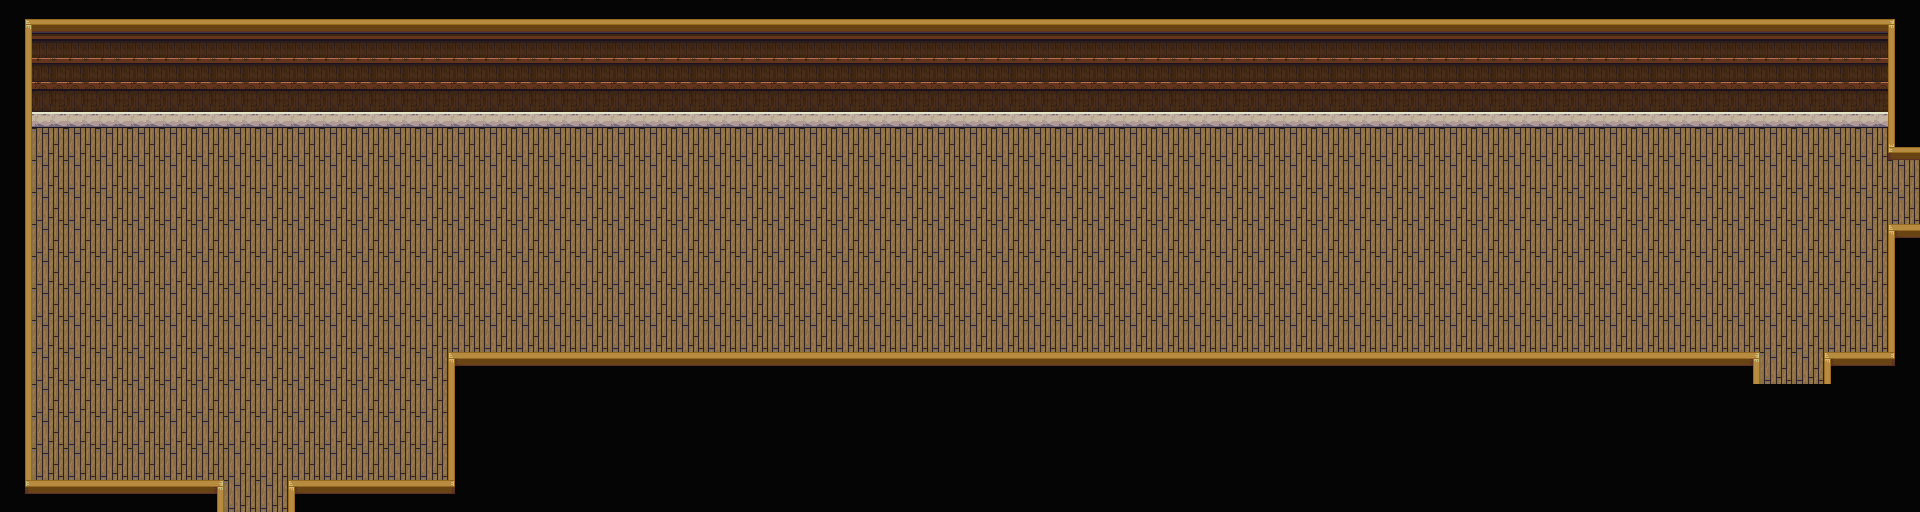

Below is a game level as drawn by its tile map, then a one-line description and the .tmx file that defines it, in full:
An orthogonal 60x16 tile map with 32x32 px tiles, 1 tile layer (U_Background), 2 tilesets and 12 objects (village1, corridor, village1-garden).

<map version="1.2" tiledversion="1.2.5" orientation="orthogonal" renderorder="right-down" width="60" height="16" tilewidth="32" tileheight="32" infinite="0" nextlayerid="4" nextobjectid="16">
 <tileset firstgid="1" source="Indoor.tsx" />
 <tileset firstgid="769" source="Indoor.tsx" />
 <layer id="1" name="U_Background" width="60" height="16">
  <data encoding="csv">
338,340,340,340,340,340,340,340,340,340,340,340,340,340,340,340,340,340,340,340,340,340,340,340,340,340,340,340,340,340,340,340,340,340,340,340,340,340,340,340,340,340,340,340,340,340,340,340,340,340,340,340,340,340,340,340,340,340,340,337,
317,225,225,225,225,225,225,225,225,225,225,225,225,225,225,225,225,225,225,225,225,225,225,225,225,225,225,225,225,225,225,225,225,225,225,225,225,225,225,225,225,225,225,225,225,225,225,225,225,225,225,225,225,225,225,225,225,225,225,315,
317,249,249,249,249,249,249,249,249,249,249,249,249,249,249,249,249,249,249,249,249,249,249,249,249,249,249,249,249,249,249,249,249,249,249,249,249,249,249,249,249,249,249,249,249,249,249,249,249,249,249,249,249,249,249,249,249,249,249,315,
317,273,273,273,273,273,273,273,273,273,273,273,273,273,273,273,273,273,273,273,273,273,273,273,273,273,273,273,273,273,273,273,273,273,273,273,273,273,273,273,273,273,273,273,273,273,273,273,273,273,273,273,273,273,273,273,273,273,273,315,
317,361,361,361,361,361,361,361,361,361,361,361,361,361,361,361,361,361,361,361,361,361,361,361,361,361,361,361,361,361,361,361,361,361,361,361,361,361,361,361,361,361,361,361,361,361,361,361,361,361,361,361,361,361,361,361,361,361,361,1107,
317,361,361,361,361,361,361,361,361,361,361,361,361,361,361,361,361,361,361,361,361,361,361,361,361,361,361,361,361,361,361,361,361,361,361,361,361,361,361,361,361,361,361,361,361,361,361,361,361,361,361,361,361,361,361,361,361,361,361,1129,
317,361,361,361,361,361,361,361,361,361,361,361,361,361,361,361,361,361,361,361,361,361,361,361,361,361,361,361,361,361,361,361,361,361,361,361,361,361,361,361,361,361,361,361,361,361,361,361,361,361,361,361,361,361,361,361,361,361,361,1129,
317,361,361,361,361,361,361,361,361,361,361,361,361,361,361,361,361,361,361,361,361,361,361,361,361,361,361,361,361,361,361,361,361,361,361,361,361,361,361,361,361,361,361,361,361,361,361,361,361,361,361,361,361,361,361,361,361,361,361,1059,
317,361,361,361,361,361,361,361,361,361,361,361,361,361,361,361,361,361,361,361,361,361,361,361,361,361,361,361,361,361,361,361,361,361,361,361,361,361,361,361,361,361,361,361,361,361,361,361,361,361,361,361,361,361,361,361,361,361,361,315,
317,361,361,361,361,361,361,361,361,361,361,361,361,361,361,361,361,361,361,361,361,361,361,361,361,361,361,361,361,361,361,361,361,361,361,361,361,361,361,361,361,361,361,361,361,361,361,361,361,361,361,361,361,361,361,361,361,361,361,315,
317,361,361,361,361,361,361,361,361,361,361,361,361,361,361,361,361,361,361,361,361,361,361,361,361,361,361,361,361,361,361,361,361,361,361,361,361,361,361,361,361,361,361,361,361,361,361,361,361,361,361,361,361,361,361,361,361,361,361,315,
317,361,361,361,361,361,361,361,361,361,361,361,361,361,291,292,292,292,292,292,292,292,292,292,292,292,292,292,292,292,292,292,292,292,292,292,292,292,292,292,292,292,292,292,292,292,292,292,292,292,292,292,292,292,293,361,361,291,292,313,
317,361,361,361,361,361,361,361,361,361,361,361,361,361,315,316,316,316,316,316,316,316,316,316,316,316,316,316,316,316,316,316,316,316,316,316,316,316,316,316,316,316,316,316,316,316,316,316,316,316,316,316,316,316,316,316,316,316,316,316,
317,361,361,361,361,361,361,361,361,361,361,361,361,361,315,316,316,316,316,316,316,316,316,316,316,316,316,316,316,316,316,316,316,316,316,316,316,316,316,316,316,316,316,316,316,316,316,316,316,316,316,316,316,316,316,316,316,316,316,316,
317,361,361,361,361,361,361,361,361,361,361,361,361,361,315,316,316,316,316,316,316,316,316,316,316,316,316,316,316,316,316,316,316,316,316,316,316,316,316,316,316,316,316,316,316,316,316,316,316,316,316,316,316,316,316,316,316,316,316,316,
314,292,292,292,292,292,293,361,361,291,292,292,292,292,313,316,316,316,316,316,316,316,316,316,316,316,316,316,316,316,316,316,316,316,316,316,316,316,316,316,316,316,316,316,316,316,316,316,316,316,316,316,316,316,316,316,316,316,316,316
</data>
 </layer>
 <objectgroup id="2" name="Collisions">
  <object id="1" x="448" y="352" width="1312" height="160" />
  <object id="2" x="1760" y="384" width="64" height="128" />
  <object id="3" x="1824" y="352" width="96" height="160" />
  <object id="5" x="0" y="0" width="1888" height="128" />
  <object id="6" x="0" y="128" width="32" height="384" />
  <object id="7" x="32" y="480" width="192" height="32" />
  <object id="8" x="288" y="480" width="160" height="32" />
  <object id="13" x="1888" y="0" width="32" height="160" />
  <object id="14" x="1888" y="224" width="32" height="128" />
 </objectgroup>
 <objectgroup id="3" name="Doorways">
  <object id="9" name="village1" x="224" y="480" width="64" height="32">
   <properties>
    <property name="pos_x" type="int" value="67" />
    <property name="pos_y" type="int" value="14" />
   </properties>
  </object>
  <object id="10" name="corridor" x="1760" y="352" width="64" height="32">
   <properties>
    <property name="pos_x" type="int" value="4" />
    <property name="pos_y" type="int" value="5" />
   </properties>
  </object>
  <object id="15" name="village1-garden" x="1888" y="160" width="32" height="64">
   <properties>
    <property name="pos_x" type="int" value="2" />
    <property name="pos_y" type="int" value="17" />
   </properties>
  </object>
 </objectgroup>
</map>
